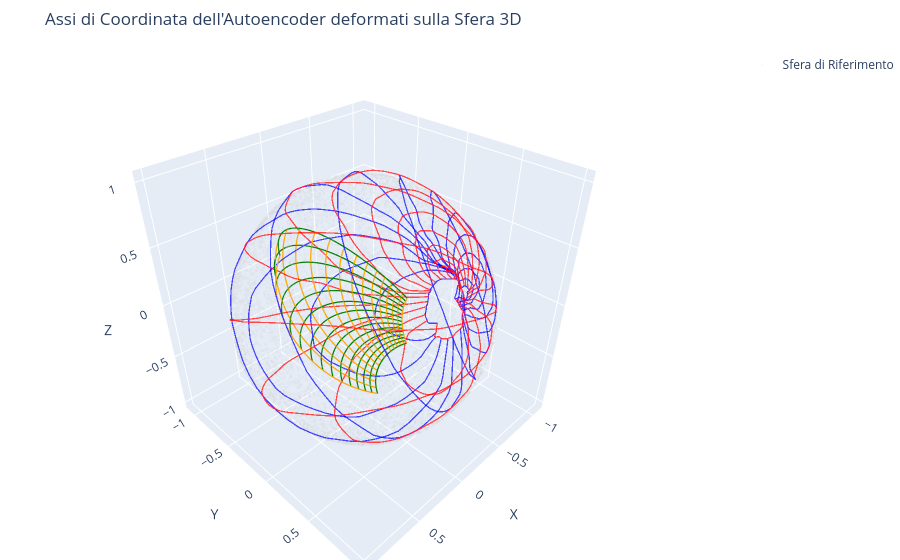

Here is the notebook cell this chart was saved with:
### Code cell
model_1.eval()
encoder = model_1.encoder
decoder = model_1.decoder

# 2. Calcoliamo i confini effettivi dello spazio latente per sapere dove creare la griglia
with torch.no_grad():
    latents = encoder(Y_cartesian.to(device)).cpu().numpy()

z1_min, z1_max = latents[:, 0].min(), latents[:, 0].max()
z2_min, z2_max = latents[:, 1].min(), latents[:, 1].max()

# 3. Definiamo la densità della griglia (quanti "assi" vogliamo)
num_lines = 15       # Numero di linee per ogni asse coordinato
pts_per_line = 100   # Risoluzione di ogni linea per renderla fluida nel 3D

z1_values = np.linspace(z1_min, z1_max, num_lines)
z2_values = np.linspace(z2_min, z2_max, num_lines)

# 4. Inizializziamo la figura Plotly
fig = go.Figure()

# Nota: Mettiamo i punti originali grigi e trasparenti sullo sfondo per dare un riferimento visivo
x_orig = Y_cartesian[:, 0].cpu().numpy()
y_orig = Y_cartesian[:, 1].cpu().numpy()
z_orig = Y_cartesian[:, 2].cpu().numpy()

fig.add_trace(go.Scatter3d(
    x=x_orig, y=y_orig, z=z_orig,
    mode='markers',
    marker=dict(size=1.5, color='lightgray', opacity=0.15),
    name='Sfera di Riferimento'
))

# 5. Generiamo e decodifichiamo le linee degli assi latenti
with torch.no_grad():
    
    # --- ASSE 1: Linee a Z1 costante (varia Z2) -> Colore BLU ---
    for z1 in z1_values:
        line_2d = np.zeros((pts_per_line, 2))
        line_2d[:, 0] = z1
        line_2d[:, 1] = np.linspace(z2_min, z2_max, pts_per_line)
        
        # Passiamo la linea al decoder
        line_tensor = torch.tensor(line_2d, dtype=torch.float32).to(device)
        xyz = decoder(line_tensor).cpu().numpy()
        
        fig.add_trace(go.Scatter3d(
            x=xyz[:, 0], y=xyz[:, 1], z=xyz[:, 2],
            mode='lines',
            line=dict(color='rgba(0, 0, 255, 0.7)', width=2.5),
            showlegend=False
        ))

    # --- ASSE 2: Linee a Z2 costante (varia Z1) -> Colore ROSSO ---
    for z2 in z2_values:
        line_2d = np.zeros((pts_per_line, 2))
        line_2d[:, 0] = np.linspace(z1_min, z1_max, pts_per_line)
        line_2d[:, 1] = z2
        
        # Passiamo la linea al decoder
        line_tensor = torch.tensor(line_2d, dtype=torch.float32).to(device)
        xyz = decoder(line_tensor).cpu().numpy()
        
        fig.add_trace(go.Scatter3d(
            x=xyz[:, 0], y=xyz[:, 1], z=xyz[:, 2],
            mode='lines',
            line=dict(color='rgba(255, 0, 0, 0.7)', width=2.5), 
            showlegend=False
        ))

#griglia delle coordinate stereografiche--------------------------------------------------
with torch.no_grad():
    
    # --- ASSE 1: Linee a Z1 costante (varia Z2) -> Colore BLU ---
    for z1 in z1_values:
        line_2d = np.zeros((pts_per_line, 2))
        line_2d[:, 0] = z1
        line_2d[:, 1] = np.linspace(z2_min, z2_max, pts_per_line)
        
        # Passiamo la linea al decoder
        line_tensor = torch.tensor(line_2d, dtype=torch.float32).to(device)
        xyz = stereo_model.rotation(stereo_inv(line_tensor)).cpu().numpy()
        
        fig.add_trace(go.Scatter3d(
            x=xyz[:, 0], y=xyz[:, 1], z=xyz[:, 2],
            mode='lines',
            line=dict(color='green', width=2.5),
            showlegend=False
        ))

    # --- ASSE 2: Linee a Z2 costante (varia Z1) -> Colore ROSSO ---
    for z2 in z2_values:
        line_2d = np.zeros((pts_per_line, 2))
        line_2d[:, 0] = np.linspace(z1_min, z1_max, pts_per_line)
        line_2d[:, 1] = z2
        
        # Passiamo la linea al decoder
        line_tensor = torch.tensor(line_2d, dtype=torch.float32).to(device)
        xyz = stereo_model.rotation(stereo_inv(line_tensor)).cpu().numpy()
        
        fig.add_trace(go.Scatter3d(
            x=xyz[:, 0], y=xyz[:, 1], z=xyz[:, 2],
            mode='lines',
            line=dict(color='orange', width=2.5), 
            showlegend=False
        ))
#-----------------------------------------------------------------------------------------------
# 6. Configurazione finale del Layout per visualizzare una sfera perfetta
fig.update_layout(
    title="Assi di Coordinata dell'Autoencoder deformati sulla Sfera 3D",
    scene=dict(
        xaxis_title='X',
        yaxis_title='Y',
        zaxis_title='Z',
        aspectmode='cube' # Fondamentale per non distorcere la sfera in un uovo
    ),
    margin=dict(l=0, r=0, b=0, t=50)
)

fig.show()
